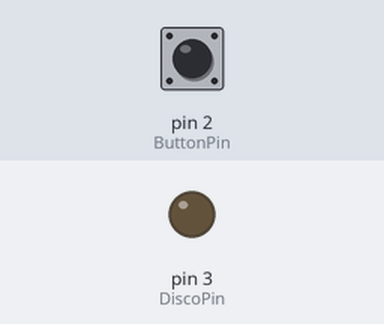
A sketch run on a simulated Arduino Uno, built with avr-gcc and run on an emulated ATmega328P. Parts: output pins drawn as LEDs (lit = HIGH). Inputs (shaded band) come from the test bench; at power-on: pin 2 (ButtonPin) HIGH. Storage starts empty; the audio player accepts every command and is not drawn; what the sketch prints to the serial monitor is not drawn.

Above: at 1.2 s.
1.3 s: pin 2 (ButtonPin) pulled LOW for 0.15 s
At 2.3 s:
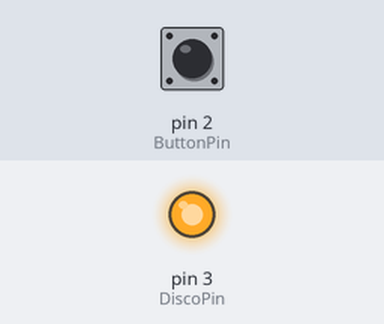
3.0 s: pin 2 (ButtonPin) pulled LOW for 1 s
7.0 s: pin 2 (ButtonPin) pulsed LOW 2 times (0.12 s each, 0.3 s apart)
10.6 s: pin 2 (ButtonPin) pulsed LOW 5 times (0.12 s each, 0.3 s apart)
Timing chart, 0 to 13.6 s (numbered marks = the images above; inputs shaded):
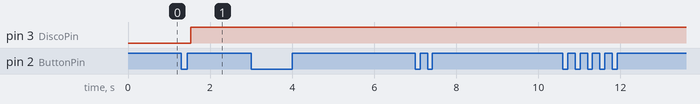

The sketch:

rickrollbox.ino
```cpp
#include <SPI.h>
#include <SD.h>
#include <TMRpcm.h>

#define ButtonPin 2
#define DiscoPin 3
#define SpeakerPin 9

TMRpcm tmrpcm;
File root;

void setup() {
  pinMode(ButtonPin, INPUT_PULLUP);
  pinMode(DiscoPin, OUTPUT);

  // Use Serial for debugging.
  Serial.begin(9600);
  Serial.println("Initialising SD.");

  if (!SD.begin(4)) {
    Serial.println("SD failed.");
    while(true); // Stay here if the SD fails to initialise.
  }
  Serial.println("SD success.");

  tmrpcm.speakerPin = 9;

  root = SD.open("/");
  tmrpcm.setVolume(6);
  tmrpcm.quality(0);
}

void loop() {
  if (!tmrpcm.isPlaying() ) {
    Serial.println("No music");
    // no file being played.
    if (digitalRead(ButtonPin) == LOW) {
      Serial.println("Wait for button.");
      while(debounce());
      Serial.println("Playing");
      tmrpcm.play("rickroll.wav");
      digitalWrite(DiscoPin, HIGH);
    }
  } else {
    if (digitalRead(ButtonPin) == LOW) {
      while(debounce());
      // If the button is pressed again, stop playing music.
      tmrpcm.stopPlayback();
      // Write both pins low to turn of the lights and stop the speaker from making a terrible whining noise.
      digitalWrite(SpeakerPin, LOW);
      digitalWrite(DiscoPin, LOW);
      return;
    }
  }

}

bool debounce() {
  // Give time for a button to be pressed and released by the user- limiting the rate at which the function is executed.
  byte count = 0;
  for (byte i = 0; i < 5; i++) {
    if (digitalRead(ButtonPin) == LOW) count++;
    delay(10);
  }
  if (count > 2) return 1;
  return 0;
}
```

Measured:
- after the input at 1.3 s, pin 3 (DiscoPin): LOW → HIGH after 0.23 s
- after the input at 3.0 s, every drawn part: stays the same
- after the input at 7.0 s, every drawn part: stays the same
- after the input at 10.6 s, every drawn part: stays the same
